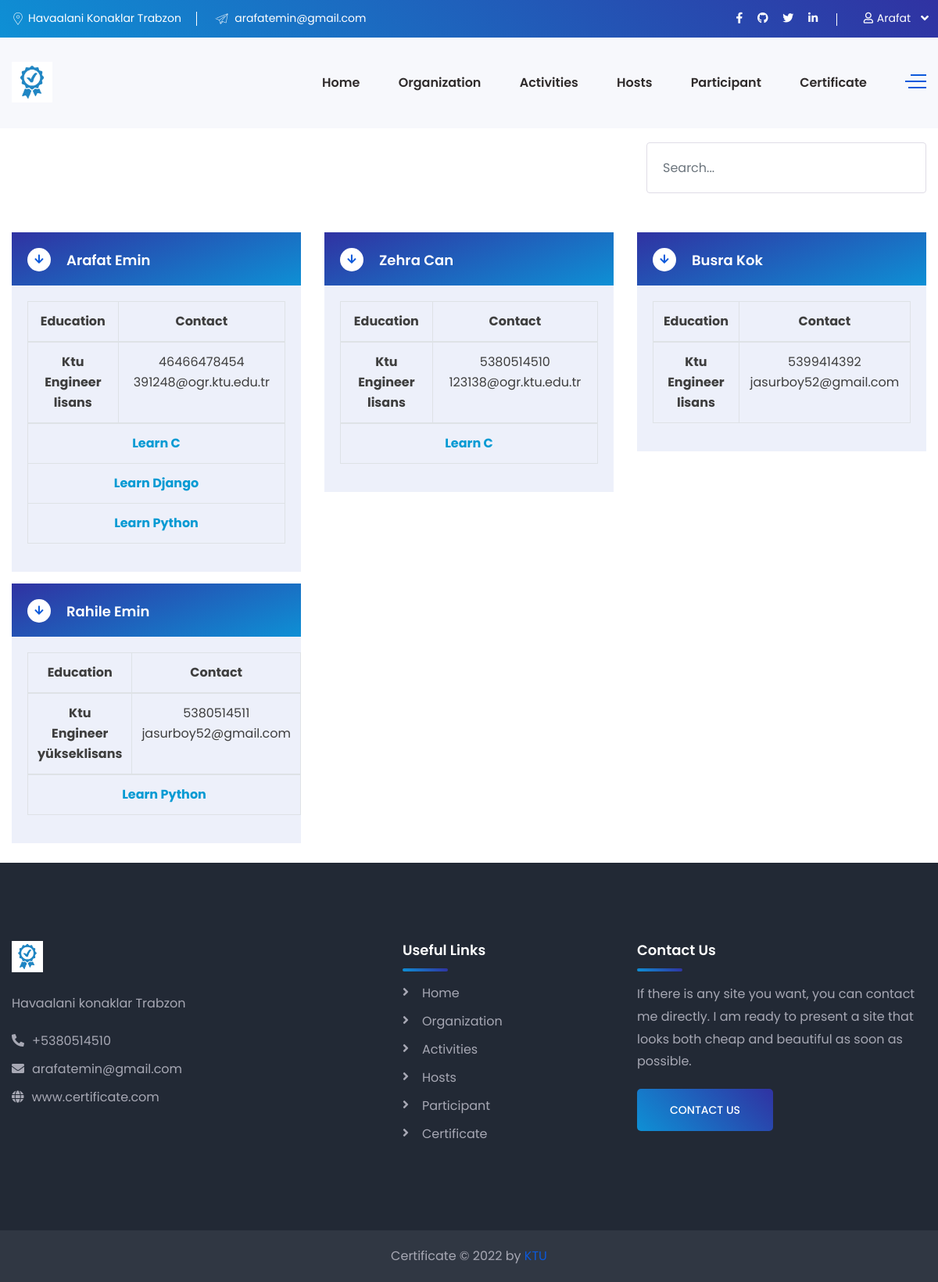
The page /certificalar (signed in) on the database its author committed.
### Certificate/models.py (models this page shows, shortened)
class Participant(models.Model):
    name = models.CharField(max_length=64, null=False, blank=False)
    surname = models.CharField(max_length=64, null=False, blank=False)
    activity_name = models.ManyToManyField('Activity', )
    university = models.CharField(max_length=64, null=False, blank=False)
    department = models.CharField(max_length=64, null=False, blank=False)
    edu_deg = models.CharField(max_length=64, blank=False, null=False, choices=level_of_education)
    phone_number = models.CharField(max_length=11, blank=False, null=False)
    email = models.EmailField(max_length=32, blank=False, null=False)

class Certificate(models.Model):
    INACTIVE = 0
    ACTIVE = 1
    STATUS = (
        (INACTIVE, ('Inactive')),
        (ACTIVE, ('Active')),
    )
    cer_code = models.AutoField(primary_key=True, verbose_name="certificate ID")
    cer_name = models.CharField(max_length=64, null=False, blank=False)
    cer_deg = models.CharField(max_length=64, blank=False, null=False, choices=type_of_certificate)
    active = models.IntegerField(default=0, blank=True, null=True, choices=STATUS)
    cer_description = models.TextField()
    organisation_name = models.ForeignKey(Organization, on_delete=models.CASCADE, null=False, blank=False)
    participant_name = models.ForeignKey(Participant, on_delete=models.CASCADE, null=False, blank=False)
    host_name = models.ManyToManyField('Host', )
    activity_name = models.ForeignKey(Activity, on_delete=models.CASCADE, null=True, blank=True)
    class Meta:
        ordering = ["cer_name"]

class Activity(models.Model):
    org_name                = models.ManyToManyField('Organization')
    activity_name           = models.CharField(max_length=64, null=False, blank=False)
    activity_image          = models.ImageField(upload_to='activity', blank=True, null=True)
    active                  = models.BooleanField()
    address                 = models.TextField()
    description             = models.TextField()
    starttime               = models.DateTimeField(auto_now_add=False)
    endtime                 = models.DateTimeField(auto_now_add=False)
    slug                    = models.SlugField(null=False, blank=True, unique=True, db_index=True, editable=False)
    def __str__(self):
        return self.activity_name
    class Meta:
        ordering = ["-starttime"]

### Certificate/decorators.py (the view)
        def wrapper_func(request, *args, **kwargs):
            group = None
            if request.user.groups.exists():
                group = request.user.groups.all()[0].name
            if group in allowed_roles:
                return view_func(request, *args, **kwargs)
            else:
                return redirect('decorator')

### Certificate/views.py (called while the page is built)
@login_required(login_url='login')
@allowed_users(allowed_roles=['admin'])
def certificalar(request):
    context = {}
    activities = Activity.objects.all()
    participants = Participant.objects.all()
    certificate = Certificate.objects.all()
    keyword = request.GET.get("keyword")
    print(keyword)
    if keyword:
        participants = Participant.objects.filter(Q(name__contains=keyword) | Q(phone_number = keyword))
        print(participants)
        return render(request, "certificalar.html", {'participants': participants, 'activities': activities, 'certificates': certificate})
    context = {
        'certificates': certificate,
        'activities': activities,
        'participants': participants
    }
    return render(request, 'certificalar.html', context)

### users/templates/certificalar.html (shortened to what this page needs)
{% extends 'base.html' %}
{% load static %}
{% block content %}
    <body>
    <section class="request-a-call-back pdt-10 pdb-10" data-background="img/bg/6.html">
        <div class="container">
            <div class="row">
            <div class="col-lg-12" style="margin-bottom: 50px">
                    <div class="faq-block">
                        <div class="accordion">
                            <div class="header-searchbox-style-two d-none d-xl-block" >
                                <div class="show-searchbox">
                                    <form>
                                        <div>
                                            <input type="text" name="keyword" class="form-control"  placeholder="Search..." >
                                        </div>
                                    </form>
                                </div>
                            </div>
                        </div>
                    </div>
                </div>
            {% if participants %}
                {% for participant in participants %}
                    <div class="col-lg-4">
                        <div class="faq-block">
                            <div class="accordion">
                                <div class="accordion-item">
                                    <div class="accordion-header active">
                                        <h5 class="title">{{ participant.name }} {{ participant.surname }}</h5>
                                        <span class="fas fa-arrow-right"></span>
                                    </div>
                                    <div class="accordion-body">
                                        <table class="table table-bordered">
                                            <thead>
                                            <tr style="text-align: center">
                                                <th scope="col">Education</th>
                                                <th scope="col">Contact</th>
                                            </tr>
                                            </thead>
                                            <tbody>
                                            <tr style="text-align: center">
                                                <th rowspan="3">{{ participant.university }}<br> {{ participant.department }}
                                                    <br> {{ participant.edu_deg }}</th>
                                                <td rowspan="2">{{ participant.phone_number }}
                                                    <br> {{ participant.email }}</td>
                                            </tr>
                                            </tbody>
                                            <tbody>
                                            {% for certificate in certificates %}
                                                {% for activity in activities %}
                                                    {% for act in participant.activity_name.all %}
                                                        {% if certificate.participant_name.name == participant.name and activity.id == certificate.activity_name.id and act.id == certificate.activity_name.id %}
                                                            <tr style="text-align: center">
                                                                <th colspan="3">
                                                                    <a href="{% url 'certificate' certificate.cer_code %}">{{ certificate.activity_name }}</a>
                                                            </tr>
                                                        {% endif %}
                                                    {% endfor %}
                                                {% endfor %}
                                            {% endfor %}
                                            </tbody>
                                        </table>
                                    </div>
                                </div>
                            </div>
                        </div>
                    </div>
                {% endfor %}
            {% endif %}
        </div>
    </section>
    </body>
{% endblock %}

### templates/base.html (shortened to what this page needs)
{% load static %}
<!DOCTYPE html>
<html lang="en">
<head>
    <link rel="stylesheet" href="{% static 'css/style.css' %}">
    <link rel="stylesheet" href="{% static 'css/responsive.css' %}">
</head>
<header class="header-style-two">
    <div class="header-wrapper">
        <div class="header-top-area bg-gradient-color d-none d-lg-block">
            <div class="container">
                <div class="row">
                    <div class="col-lg-6 header-top-left-part">
                        <span class="address"><i class="webexflaticon flaticon-placeholder-1"></i>Havaalani Konaklar Trabzon</span>
                        <span class="phone"><i class="webexflaticon flaticon-send"></i> arafatemin@gmail.com</span>
                    </div>
                    <div class="col-lg-6 header-top-right-part text-right">
                        <ul class="social-links">
                            <li><a href="https://www.facebook.com/" target="_blank"><i
                                    class="fab fa-facebook-f"></i></a></li>
                            <li><a href="https://github.com/AERBATI-61" target="_blank"><i
                                    class="fab fa-github"></i></a></li>
                            <li><a href="https://twitter.com/" target="_blank"><i class="fab fa-twitter"></i></a></li>
                            <li><a href="https://www.linkedin.com/feed/" target="_blank"><i
                                    class="fab fa-linkedin-in"></i></a></li>
                        </ul>
                        <div class="language">
                            {% if user.is_authenticated %}
                                <a class="language-btn" href="#"><i class="fas fa-user"
                                                                    style="margin: 0.3rem"></i>{{ user|truncatechars:6 }}</a>
                            {% else %}
                                <a class="language-btn" href="{% url 'login' %}"><i class="fas fa-user"
                                                                                    style="margin: 0.3rem"></i>User</a>
                            {% endif %}
                        </div>
                    </div>
                </div>
            </div>
        </div>
        <div class="header-navigation-area two-layers-header header-middlee bt_stick bt_sticky">
            <div class="container">
                <div class="row">
                    <div class="col-md-12">
                        <a class="navbar-brand logo f-left mrt-10 mrt-md-0" href="{% url 'index' %}">
                            <img id="logo-image" class="img-center" src="{% static 'images/certificat.jpg' %}" alt="">
                        </a>
                        <div class="header-searchbox-style-two d-none d-xl-block">
                            <div class="side-panel side-panel-trigger text-right d-none d-lg-block">
                                <span class="bar1"></span>
                                <span class="bar2"></span>
                                <span class="bar3"></span>
                            </div>
                        </div>
                        <div class="main-menu f-right">
                            <nav id="mobile-menu-right">
                                <ul>
                                    <li><a href="{% url 'index' %}">Home</a></li>
                                    <li><a href="{% url 'organizations' %}">Organization</a></li>
                                    <li><a href="{% url 'activity' %}">Activities</a></li>
                                    <li><a href="{% url 'hosts' %}">Hosts</a></li>
                                    <li><a href="{% url 'participants' %}">Participant</a></li>
                                    {% if request.user.is_staff %}
                                        <li><a href="{% url 'certificalar' %}">Certificate</a></li>
                                    {% endif %}
                                </ul>
                            </nav>
                        </div>
                    </div>
                </div>
            </div>
        </div>
    </div>
</header>
{% block content %}
{% endblock %}
<footer class="footer">
    <div class="footer-main-area" data-background="images/footer-bg.png">
        <div class="container">
            <div class="row">
                <div class="col-xl-5 col-lg-6 col-md-6">
                    <div class="widget footer-widget">
                        <a class="mrb-20" href="{% url 'index' %}">
                            <img width="40" height="40" id="logo-image" class="img-center"
                                 src="{% static 'images/certificat.jpg' %}" alt="">
                        </a><br> <br>
                        <address class="mrb-25">
                            <p class="text-light-gray">Havaalani konaklar Trabzon</p>
                            <div class="mrb-10"><a href="#" class="text-light-gray"><i
                                    class="fas fa-phone-alt mrr-10"></i>+5380514510</a></div>
                            <div class="mrb-10"><a href="#" class="text-light-gray"><i
                                    class="fas fa-envelope mrr-10"></i>arafatemin@gmail.com</a></div>
                            <div class="mrb-0"><a href="#" class="text-light-gray"><i class="fas fa-globe mrr-10"></i>www.certificate.com</a>
                            </div>
                        </address>
                    </div>
                </div>
                <div class="col-xl-3 col-lg-6 col-md-6">
                    <div class="widget footer-widget">
                        <h5 class="widget-title text-white mrb-30">Useful Links</h5>
                        <ul class="footer-widget-list">
                            <li><a href="{% url 'index' %}">Home</a></li>
                            <li><a href="{% url 'organizations' %}">Organization</a></li>
                            <li><a href="{% url 'activity' %}">Activities</a></li>
                            <li><a href="{% url 'hosts' %}">Hosts</a></li>
                            <li><a href="{% url 'participants' %}">Participant</a></li>
                            <li><a href="{% url 'certificalar' %}">Certificate</a></li>
                        </ul>
                    </div>
                </div>
                <div class="col-xl-4 col-lg-6 col-md-6">
                    <div class="widget footer-widget">
                        <h5 class="widget-title text-white mrb-30">Contact Us</h5>
                        <p class="text-light-gray">If there is any site you want, you can contact me directly. I am
                            ready to present a site that looks
                            both cheap and beautiful as soon as possible.</p>
                        <div class="btn-box">
                            <a href="#git" class="cs-btn-one btn-gradient-color">Contact Us</a>
                        </div>
                    </div>
                </div>
            </div>
        </div>
    </div>
    <div class="footer-bottom-area">
        <div class="container">
            <div class="row">
                <div class="col-xl-12">
                    <div class="text-center">
                        <span class="text-light-gray">Certificate © 2022 by <a class="text-primary-color"
                                                                               target="_blank"
                                                                               href="https://www.ktu.edu.tr/">KTU</a></span>
                    </div>
                </div>
            </div>
        </div>
    </div>
</footer>

### rows shown on the page
Participant: name "Arafat", surname "Emin", university "Ktu", department "Engineer", edu_deg "lisans", phone_number "46466478454", email "391248@ogr.ktu.edu.tr"
Certificate: activity_name "Learn C"
Certificate: activity_name "Learn Django"
Certificate: activity_name "Learn Python"
Participant: name "Zehra", surname "Can", university "Ktu", department "Engineer", edu_deg "lisans", phone_number "5380514510", email "123138@ogr.ktu.edu.tr"
Certificate: activity_name "Learn C"
Participant: name "Busra", surname "Kok", university "Ktu", department "Engineer", edu_deg "lisans", phone_number "5399414392", email "jasurboy52@gmail.com"
Participant: name "Rahile", surname "Emin", university "Ktu", department "Engineer", edu_deg "yükseklisans", phone_number "5380514511", email "jasurboy52@gmail.com"
Certificate: activity_name "Learn Python"

### other values the page prints
{{ user|truncatechars:6 }} "Arafat"
